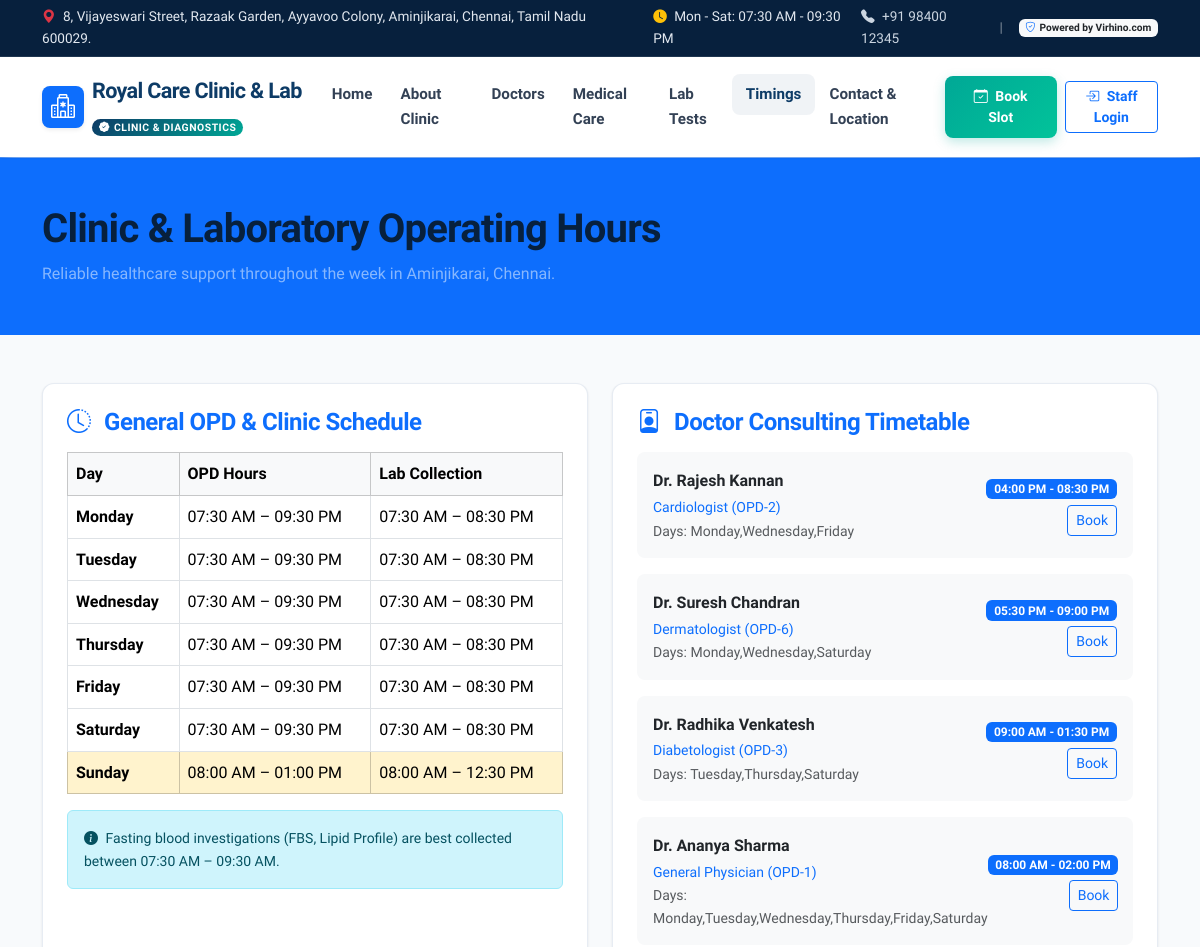
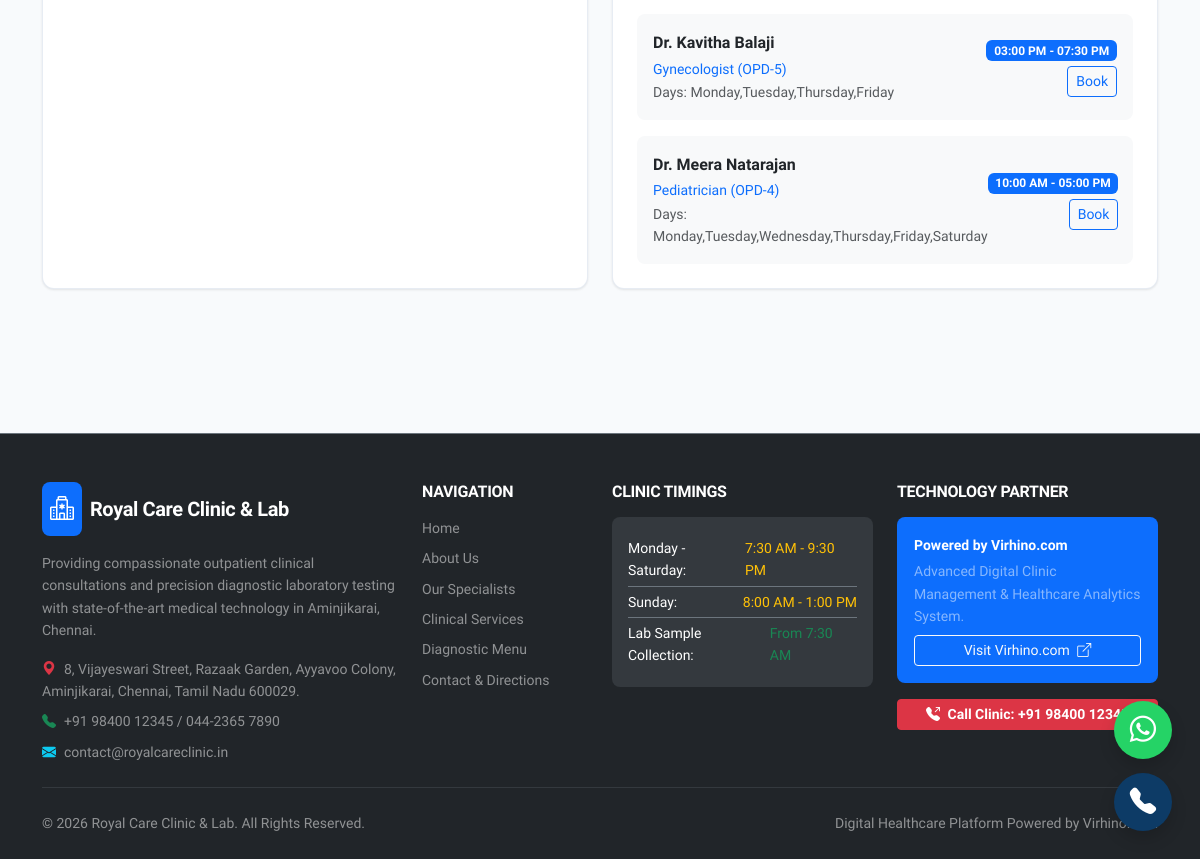
The app's page /timings/ with its own data (2 pictures, top to bottom).
### doctors/models.py (models this page shows, shortened)
class Doctor(models.Model):
    SPECIALTY_CHOICES = (
        ('General Physician', 'General Physician & Internal Medicine'),
        ('Cardiologist', 'Cardiology & Heart Care'),
        ('Diabetologist', 'Diabetology & Endocrinology'),
        ('Pediatrician', 'Pediatrics & Child Health'),
        ('Gynecologist', 'Obstetrics & Gynecology'),
        ('Dermatologist', 'Dermatology & Skin Care'),
        ('Orthopedist', 'Orthopedics & Joint Care'),
        ('ENT Specialist', 'Ear, Nose & Throat (ENT)'),
        ('Pathologist', 'Pathology & Lab Diagnostics'),
    )
    user = models.OneToOneField(
        settings.AUTH_USER_MODEL,
        on_delete=models.CASCADE,
        related_name='doctor_profile'
    )
    specialization = models.CharField(max_length=100, choices=SPECIALTY_CHOICES, default='General Physician')
    qualification = models.CharField(max_length=200, help_text='e.g., MBBS, MD (General Medicine), DNB')
    experience_years = models.PositiveIntegerField(default=1)
    consultation_fee = models.DecimalField(max_digits=8, decimal_places=2, default=400.00)
    room_number = models.CharField(max_length=20, default='OPD-1', help_text='Consulting Room No.')
    photo = models.ImageField(upload_to='doctors/', blank=True, null=True)
    bio = models.TextField(blank=True, help_text='Professional background and clinical focus')
    available_days = models.CharField(
        max_length=100,
        default='Monday,Tuesday,Wednesday,Thursday,Friday,Saturday',
        help_text='Comma-separated days'
    )
    start_time = models.TimeField(default='09:00:00', help_text='Consulting Start Time')
    end_time = models.TimeField(default='18:00:00', help_text='Consulting End Time')
    slot_duration_minutes = models.PositiveIntegerField(default=15, help_text='Minutes per patient slot')
    is_available = models.BooleanField(default=True)
    created_at = models.DateTimeField(auto_now_add=True)
    class Meta:
        ordering = ['specialization', 'user__first_name']
    @property
    def doctor_name(self):
        return f"Dr. {self.user.get_full_name()}" if self.user.get_full_name() else f"Dr. {self.user.username}"

### accounts/models.py (models this page shows, shortened)
class User(AbstractUser):
    ROLE_CHOICES = (
        ('admin', 'Administrator'),
        ('doctor', 'Doctor / Specialist'),
        ('receptionist', 'Receptionist / Front Desk'),
        ('lab_technician', 'Lab Technician / Pathologist'),
        ('patient', 'Patient'),
    )
    role = models.CharField(max_length=20, choices=ROLE_CHOICES, default='receptionist')
    phone = models.CharField(max_length=20, unique=True, null=True, blank=True)
    address = models.TextField(blank=True, null=True)
    avatar = models.ImageField(upload_to='avatars/', blank=True, null=True)
    class Meta:
        ordering = ['username']
        verbose_name = 'User'
        verbose_name_plural = 'Users'

### website/views.py (the view)
# urls.py: path('timings/', views.timings, name='timings'),
def timings(request):
    doctors = Doctor.objects.filter(is_available=True).select_related('user')
    return render(request, 'website/timings.html', {'doctors': doctors})

### website/context_processors.py (called while the page is built)
def clinic_info(request):
    return {
        'CLINIC': settings.CLINIC_METADATA,
    }

### templates/website/timings.html (shortened to what this page needs)
{% extends 'base.html' %}
{% block content %}
<div class="bg-primary text-white py-5">
  <div class="container">
    <h1 class="fw-bold mb-2">Clinic & Laboratory Operating Hours</h1>
    <p class="text-white-50 mb-0">Reliable healthcare support throughout the week in Aminjikarai, Chennai.</p>
  </div>
</div>
<div class="container py-5">
  <div class="row g-4 mb-5">
    <div class="col-lg-6">
      <div class="card card-custom h-100 p-4">
        <h4 class="fw-bold text-primary mb-3"><i class="bi bi-clock-history me-2"></i> General OPD & Clinic Schedule</h4>
        <div class="table-responsive">
          <table class="table table-bordered">
            <thead class="table-light">
              <tr>
                <th>Day</th>
                <th>OPD Hours</th>
                <th>Lab Collection</th>
              </tr>
            </thead>
            <tbody>
              <tr>
                <td><strong>Monday</strong></td>
                <td>07:30 AM – 09:30 PM</td>
                <td>07:30 AM – 08:30 PM</td>
              </tr>
              <tr>
                <td><strong>Tuesday</strong></td>
                <td>07:30 AM – 09:30 PM</td>
                <td>07:30 AM – 08:30 PM</td>
              </tr>
              <tr>
                <td><strong>Wednesday</strong></td>
                <td>07:30 AM – 09:30 PM</td>
                <td>07:30 AM – 08:30 PM</td>
              </tr>
              <tr>
                <td><strong>Thursday</strong></td>
                <td>07:30 AM – 09:30 PM</td>
                <td>07:30 AM – 08:30 PM</td>
              </tr>
              <tr>
                <td><strong>Friday</strong></td>
                <td>07:30 AM – 09:30 PM</td>
                <td>07:30 AM – 08:30 PM</td>
              </tr>
              <tr>
                <td><strong>Saturday</strong></td>
                <td>07:30 AM – 09:30 PM</td>
                <td>07:30 AM – 08:30 PM</td>
              </tr>
              <tr class="table-warning">
                <td><strong>Sunday</strong></td>
                <td>08:00 AM – 01:00 PM</td>
                <td>08:00 AM – 12:30 PM</td>
              </tr>
            </tbody>
          </table>
        </div>
        <div class="alert alert-info small mb-0">
          <i class="bi bi-info-circle-fill me-1"></i> Fasting blood investigations (FBS, Lipid Profile) are best collected between 07:30 AM – 09:30 AM.
        </div>
      </div>
    </div>
    <div class="col-lg-6">
      <div class="card card-custom h-100 p-4">
        <h4 class="fw-bold text-primary mb-3"><i class="bi bi-person-badge me-2"></i> Doctor Consulting Timetable</h4>
        <div class="d-flex flex-column gap-3">
          {% for doc in doctors %}
            <div class="p-3 bg-light rounded-3 d-flex justify-content-between align-items-center">
              <div>
                <div class="fw-bold text-dark">{{ doc.doctor_name }}</div>
                <small class="text-primary">{{ doc.specialization }} ({{ doc.room_number }})</small>
                <div class="text-muted small">Days: {{ doc.available_days }}</div>
              </div>
              <div class="text-end">
                <span class="badge bg-primary">{{ doc.start_time|time:"h:i A" }} - {{ doc.end_time|time:"h:i A" }}</span>
                <div class="mt-1">
                  <a href="{% url 'book_appointment' %}?doctor={{ doc.id }}" class="btn btn-sm btn-outline-primary">Book</a>
                </div>
              </div>
            </div>
          {% endfor %}
        </div>
      </div>
    </div>
  </div>
</div>
{% endblock %}

### static/css/style.css (style rules this page uses)
:root { --primary-color: #0d3b66; --primary-dark: #07203d; --primary-light: #1d558a; --secondary-color: #00a896; --secondary-light: #02c39a; --accent-color: #f4a261; --accent-red: #e76f51; --success-color: #10b981; --warning-color: #f59e0b; --info-color: #0284c7; --dark-slate: #0f172a; --text-primary: #1e293b; --text-muted: #64748b; --bg-light: #f8fafc; --bg-white: #ffffff; --card-border: rgba(226, 232, 240, 0.8); --shadow-sm: 0 1px 3px rgba(0,0,0,0.06), 0 1px 2px rgba(0,0,0,0.04); --shadow-md: 0 4px 6px -1px rgba(0,0,0,0.08), 0 2px 4px -1px rgba(0,0,0,0.04); --shadow-lg: 0 10px 15px -3px rgba(0,0,0,0.08), 0 4px 6px -2px rgba(0,0,0,0.04); --shadow-xl: 0 20px 25px -5px rgba(0,0,0,0.1), 0 10px 10px -5px rgba(0,0,0,0.04); --border-radius: 12px; --border-radius-sm: 8px; --transition: all 0.25s cubic-bezier(0.4, 0, 0.2, 1); }
body { font-family: 'Plus Jakarta Sans', 'Inter', -apple-system, BlinkMacSystemFont, "Segoe UI", Roboto, sans-serif; color: var(--text-primary); background-color: var(--bg-light); line-height: 1.6; overflow-x: hidden; }
h1, h2, h3, h4, h5, h6 { font-weight: 700; color: var(--primary-dark); letter-spacing: -0.02em; }
.card-custom { background: var(--bg-white); border: 1px solid var(--card-border); border-radius: var(--border-radius); box-shadow: var(--shadow-sm); transition: var(--transition); overflow: hidden; }

### records on screen
Doctor: doctor_name "Dr. Rajesh Kannan", specialization "Cardiologist", room_number "OPD-2", available_days "Monday,Wednesday,Friday", start_time "04:00 PM", end_time "08:30 PM"
Doctor: doctor_name "Dr. Suresh Chandran", specialization "Dermatologist", room_number "OPD-6", available_days "Monday,Wednesday,Saturday", start_time "05:30 PM", end_time "09:00 PM"
Doctor: doctor_name "Dr. Radhika Venkatesh", specialization "Diabetologist", room_number "OPD-3", available_days "Tuesday,Thursday,Saturday", start_time "09:00 AM", end_time "01:30 PM"
Doctor: doctor_name "Dr. Ananya Sharma", specialization "General Physician", room_number "OPD-1", available_days "Monday,Tuesday,Wednesday,Thursday,Friday,Saturday", start_time "08:00 AM", end_time "02:00 PM"
Doctor: doctor_name "Dr. Kavitha Balaji", specialization "Gynecologist", room_number "OPD-5", available_days "Monday,Tuesday,Thursday,Friday", start_time "03:00 PM", end_time "07:30 PM"
Doctor: doctor_name "Dr. Meera Natarajan", specialization "Pediatrician", room_number "OPD-4", available_days "Monday,Tuesday,Wednesday,Thursday,Friday,Saturday", start_time "10:00 AM", end_time "05:00 PM"

### other values on screen
{{ CLINIC.ADDRESS }} "8, Vijayeswari Street, Razaak Garden, Ayyavoo Colony, Aminjikarai, Chennai, Tamil Nadu 600029."
{{ CLINIC.HOURS_WEEKDAY }} "Mon - Sat: 07:30 AM - 09:30 PM"
{{ CLINIC.PHONE }} "+91 98400 12345"
{{ CLINIC.BRAND }} "Powered by Virhino.com"
{{ CLINIC.NAME }} "Royal Care Clinic & Lab"
{{ CLINIC.LANDLINE }} "044-2365 7890"
{{ CLINIC.EMAIL }} "contact@royalcareclinic.in"
